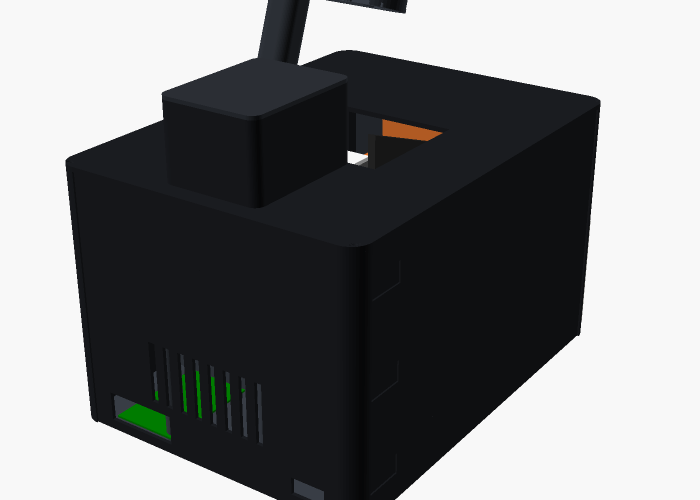
#> input picture mtg-sorter/hardware/img/enclosure_back.png, 1400 x 1000 px (shown at 1/2 size)
$ python -i render.py   (imports and definitions only)
#> lines starting #> are read from the running program, lines starting #| are printed output that depends on the picture
#!/usr/bin/env python3
"""Render the picture-guide scenes in scenes.scad to img/assembly/step_NN.png.
Needs OpenSCAD (2021.01 or newer) and, on a headless machine, xvfb-run.
    python3 guide/render.py            # all steps
    python3 guide/render.py 3 7        # just these
"""
import os, shutil, subprocess, sys

HERE = os.path.dirname(os.path.abspath(__file__))
OUT = os.path.join(HERE, "..", "img", "assembly")

# step: (eye, centre). Each picture is rendered large, then cropped to what is in it.
ZOOM = 1.8   # how far the eye sits back from the views below
FRONT = ((520, -760, 560), (0, 90, 110))
VIEWS = {
    0: ((560, -820, 520), (0, 90, 130)),
    1: ((420, -620, -520), (0, 90, 0)),
    2: ((380, -360, 520), (0, 150, 0)),
    3: FRONT,
    4: ((520, 1000, 560), (0, 90, 110)),
    5: FRONT,
    6: ((260, -620, 160), (0, 0, 50)),
    7: FRONT,
    8: ((440, -560, 640), (0, 90, 80)),
    9: ((380, -520, -300), (0, 90, 100)),
    10: ((520, -620, 560), (0, 80, 160)),
    11: ((-640, -420, 380), (0, 80, 160)),
    12: ((560, -560, 520), (0, 80, 170)),
    13: ((420, -560, -160), (0, 0, 110)),
    14: ((560, 600, 520), (0, 40, 150)),
    15: ((560, -560, 520), (0, 100, 180)),
    16: ((620, -820, 560), (0, 90, 180)),
    17: FRONT,
    18: ((560, -760, 640), (0, 90, 200)),
    19: ((560, -820, 520), (0, 40, 130)),
    20: ((600, 760, 640), (0, 110, 120)),
}

def crop(path, margin=40, width=1400):
#> called with path = '../img/enclosure_back.png', margin = 40, width = 1400
    from PIL import Image, ImageChops
    im = Image.open(path).convert("RGB")
#> im is the input picture: PIL image 1400x1000 RGB; mean R, G, B 123.5, 124.6, 125.6
    bg = Image.new("RGB", im.size, im.getpixel((0, 0)))
#> bg: PIL image 1400x1000 RGB; every value is 248
    box = ImageChops.difference(im, bg).convert("L").point(lambda v: 255 if v > 12 else 0).getbbox()
#> box = (131, 0, 1201, 1000)
    if box:
        l, t, r, b = box
#> l = 131; t = 0; r = 1201; b = 1000
        im = im.crop((max(0, l - margin), max(0, t - margin), min(im.width, r + margin), min(im.height, b + margin)))
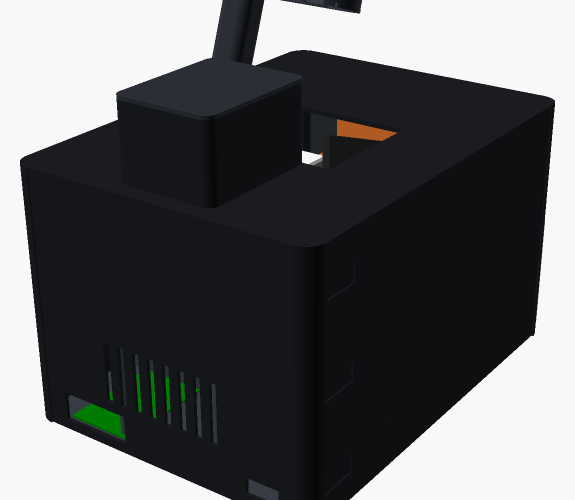
#> im: PIL image 1150x1000 RGB (shown at 1/2 size); mean R, G, B 96.5, 97.7, 98.9
    if im.width > width:
        im = im.resize((width, round(im.height * width / im.width)), Image.LANCZOS)
    im.save(path, optimize=True)

def render(step):
    os.makedirs(OUT, exist_ok=True)
    eye, ctr = VIEWS[step]
    eye = tuple(c + ZOOM * (e - c) for e, c in zip(eye, ctr))
    out = os.path.join(OUT, f"step_{step:02d}.png")
    cmd = ["openscad", "-o", out, "-D", f"step={step}", "-D", f"eye=[{','.join(map(str, eye))}]", "-D", f"ctr=[{','.join(map(str, ctr))}]", "--imgsize=2400,1800",
           "--camera=" + ",".join(str(v) for v in eye + ctr),
           "--projection=p", "--colorscheme=Tomorrow", os.path.join(HERE, "scenes.scad")]
    if not os.environ.get("DISPLAY") and shutil.which("xvfb-run"):
        cmd = ["xvfb-run", "-a"] + cmd
    r = subprocess.run(cmd, capture_output=True, text=True)
    if r.returncode == 0:
        crop(out)
    warn = [l for l in r.stderr.splitlines() if "WARNING" in l or "ERROR" in l]
    print(f"step {step:2d}: {'ok' if r.returncode == 0 else 'FAILED'} {' | '.join(sorted(set(warn)))[:400]}")

# [3 lines not run here, left out]

>>> result = crop('../img/enclosure_back.png')

$ run again, on mtg-sorter/hardware/img/enclosure_front.png
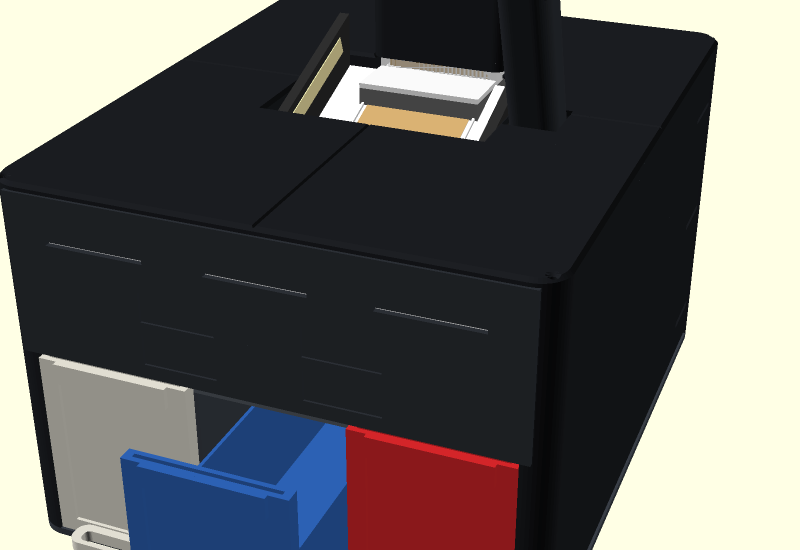
#> input picture mtg-sorter/hardware/img/enclosure_front.png, 1600 x 1100 px (shown at 1/2 size)
#> in crop, im is the input picture: PIL image 1600x1100 RGB; mean R, G, B 94.6, 93.1, 91.8
#> in crop, `bg = Image.new("RGB", im.size, im.getpixel((0, 0)))`:
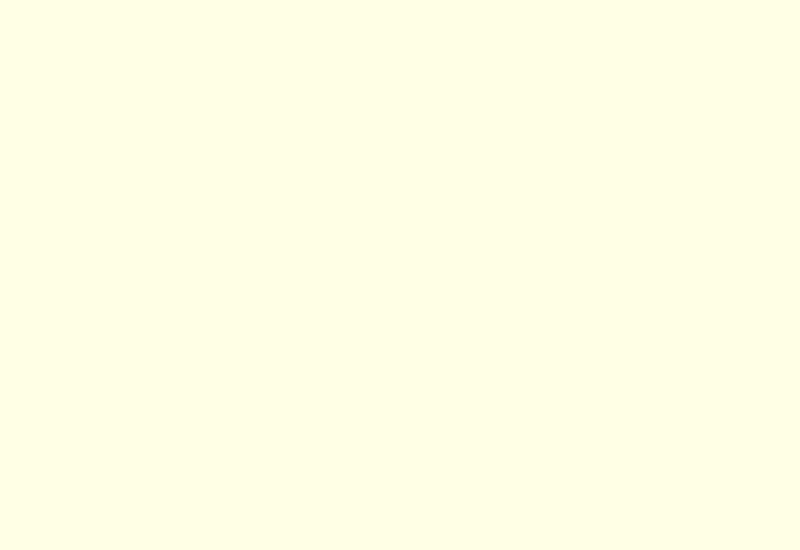
#> bg: PIL image 1600x1100 RGB (shown at 1/2 size); mean R, G, B 255, 255, 229
#> box = (0, 0, 1436, 1100)
#> l = 0; r = 1436; b = 1100
#> in crop, `im = im.crop((max(0, l - margin), max(0, t - margin), min(im.width, r ..`:
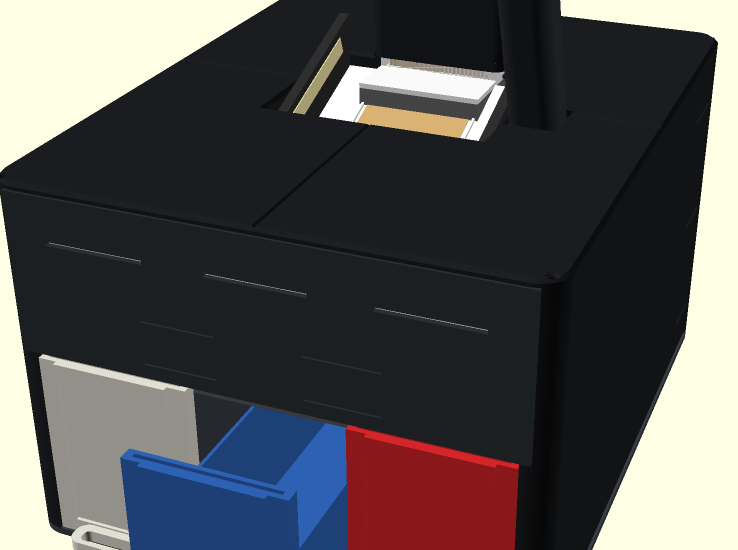
#> im: PIL image 1476x1100 RGB (shown at 1/2 size); mean R, G, B 81.1, 79.5, 80.2

$ run again, on mtg-sorter/hardware/img/enclosure_inside.png
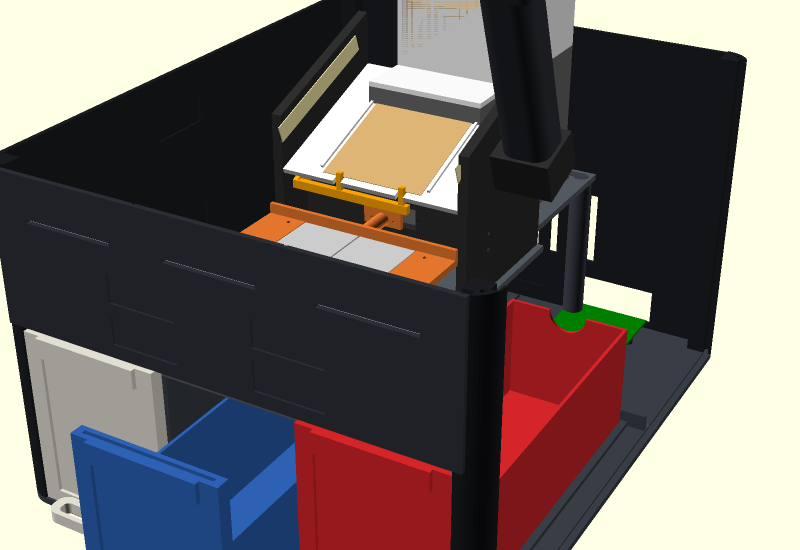
#> input picture mtg-sorter/hardware/img/enclosure_inside.png, 1600 x 1100 px (shown at 1/2 size)
#> in crop, im is the input picture: PIL image 1600x1100 RGB; mean R, G, B 107.1, 97.9, 94.7
#> in crop, `bg = Image.new("RGB", im.size, im.getpixel((0, 0)))`:
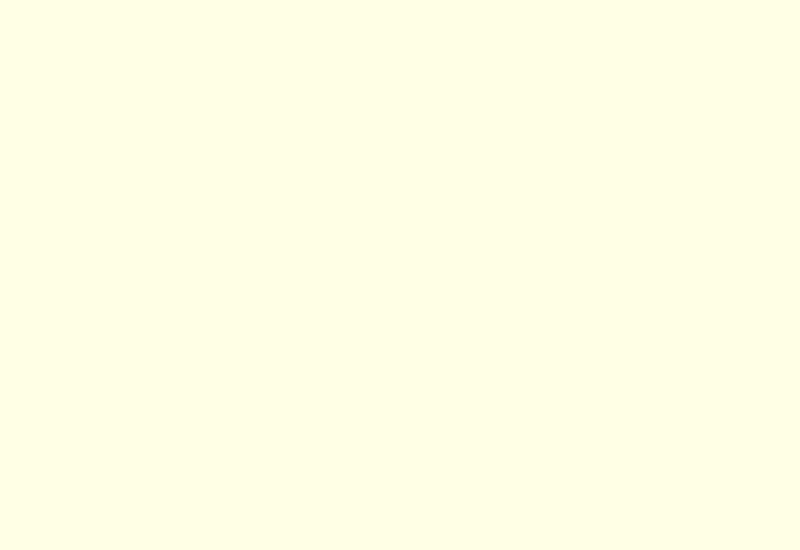
#> bg: PIL image 1600x1100 RGB (shown at 1/2 size); mean R, G, B 255, 255, 229
#> box = (0, 0, 1494, 1100)
#> l = 0; r = 1494; b = 1100
#> in crop, `im = im.crop((max(0, l - margin), max(0, t - margin), min(im.width, r ..`:
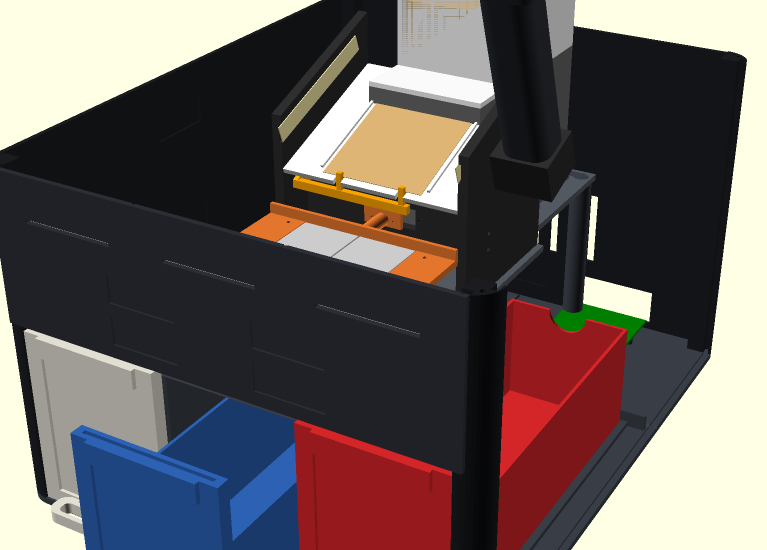
#> im: PIL image 1534x1100 RGB (shown at 1/2 size); mean R, G, B 100.7, 91.1, 88.9
